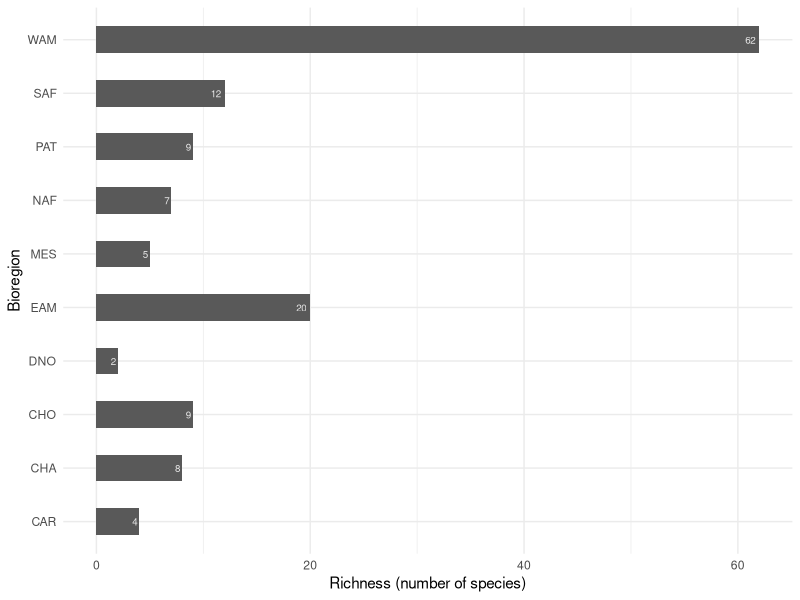
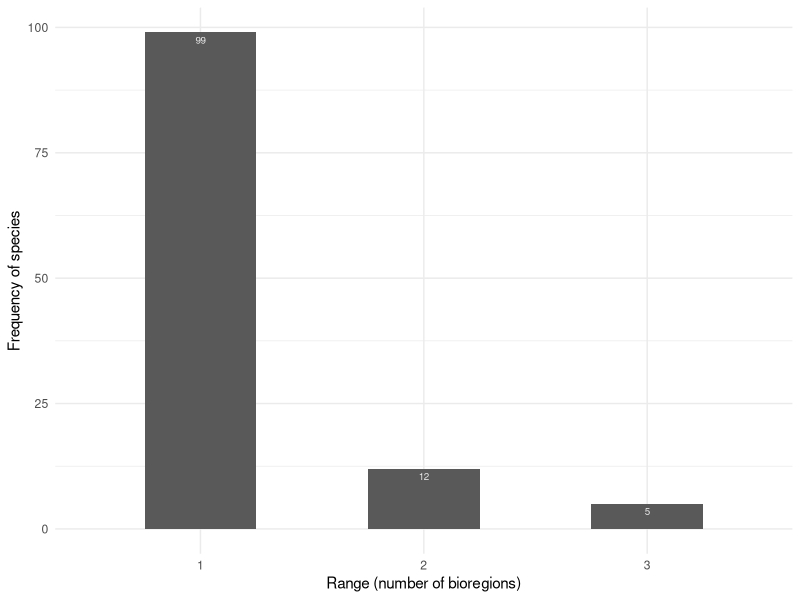
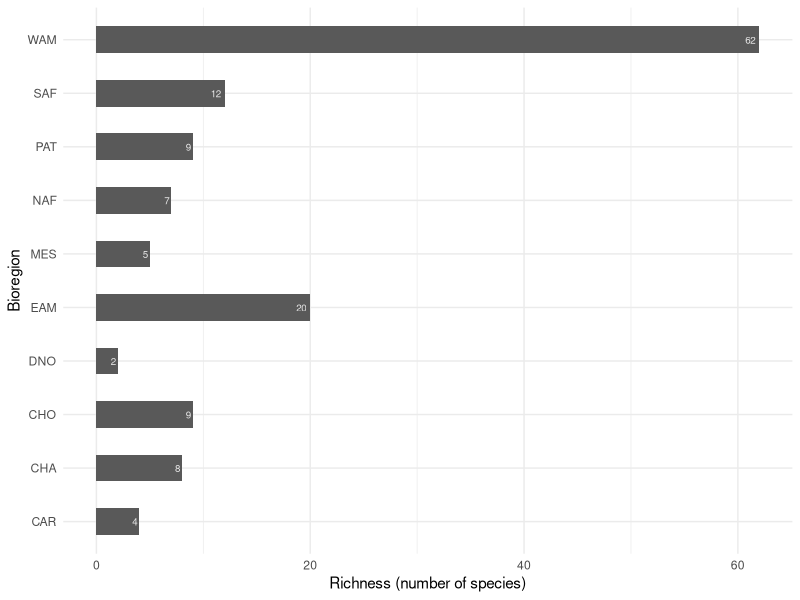
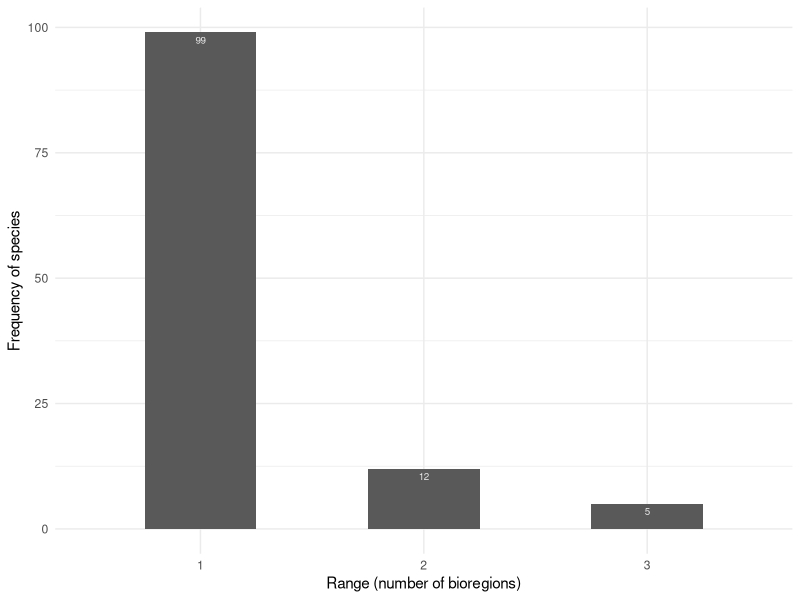

Write R code to recreate these figures, in order.
library(ggplot2)

setwd("D:/Usuários/peter/OneDrive/Pesquisa/2021_ArtigoQ1 2 Platyrhinni-Asus/Platy_paper/results")

##Figure 1
#Number of species per biogeographic unit (bioregion)

#get the number of species per area
area_spp <- read.table(file = "bioregion_vs_number_spp.txt", header = TRUE)
area_spp

#bar plot
b <- ggplot(data = area_spp, aes(x = Bioregion, y = Spp.)) +
  geom_bar(stat = "identity", width = 0.5) + 
  coord_flip() +
  theme_minimal() +
  geom_text(aes(label = Spp.), hjust = 1.4, color = "grey90", size = 2.5)+
  xlab("Bioregion") +
  ylab("Richness (number of species)")
b

#export figure 1
ggsave(filename = "Figure1_spp_vs_bioregions.png",  plot = last_plot(),  device = "png",  path = NULL,
  scale = 1,  width = 1000,  height = 1000,  units = "px",  dpi = 320,  limitsize = TRUE,  bg = NULL)


##Figure 2
#Frequency of range
range <- read.table(file = "spp_vs_range.txt", header = TRUE)
range

#histogram
h <- ggplot(data = range, aes(x = Range)) +
  geom_histogram(binwidth = 0.5) +
  theme_minimal()+
  scale_x_continuous(breaks = c(1, 2, 3), minor_breaks = NULL)+
  xlab("Range (number of bioregions)") +
  ylab("Frequency of species")+  
  stat_bin(binwidth = 1, geom = "text", aes(label=..count..), 
              vjust = 1.4, color = "grey90", size = 2.5, na.rm = TRUE)
h

#export figure 2
ggsave(filename = "Figure2_freq_spp_vs_range.png",  plot = last_plot(),  device = "png",  path = NULL,
       scale = 1,  width = 1000,  height = 1000,  units = "px",  dpi = 320,  limitsize = TRUE,  bg = NULL)
